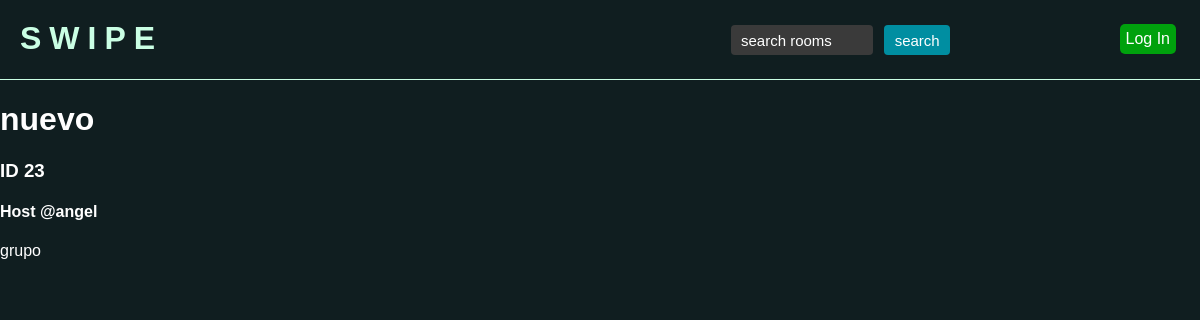
Before: /room/23/ with the older database file.
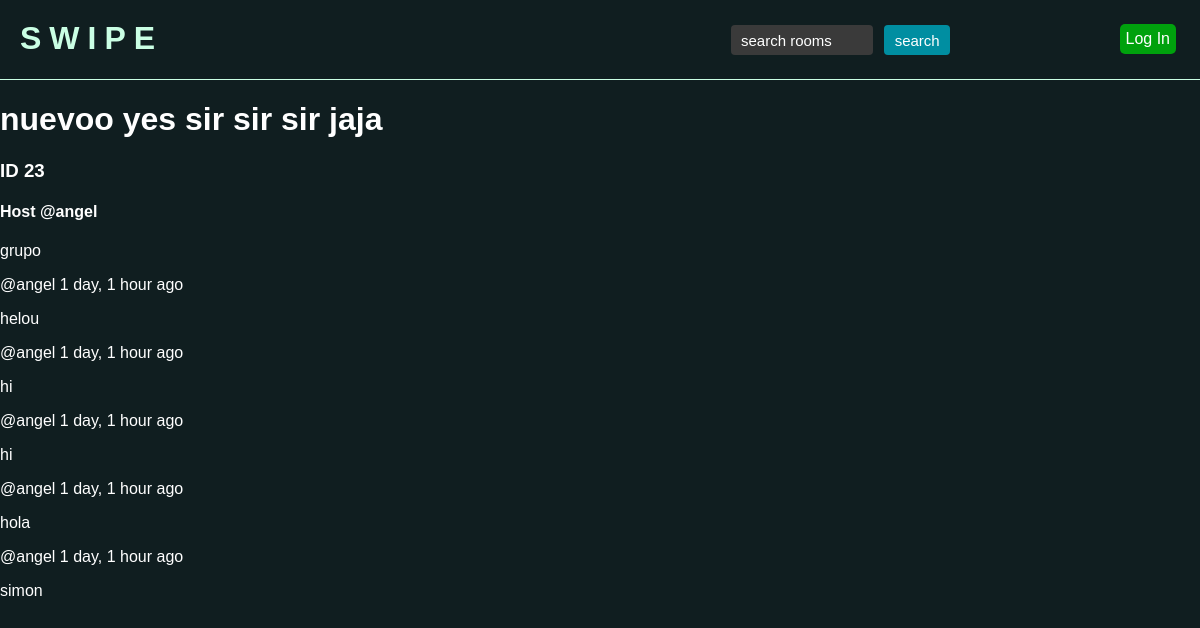
After: the same page with the newer database file.
### base/models.py (models this page shows, shortened)
class Room(models.Model):
    host = models.ForeignKey(User, on_delete=models.SET_NULL, null=True)
    name = models.CharField(max_length=150)
    description = models.TextField(null=True, blank=True)
    updated = models.DateTimeField(auto_now=True)
    created = models.DateTimeField(auto_now_add= True)
    class Meta:
        ordering = ['-updated', '-created'] # sort rooms

class Message(models.Model):
    user = models.ForeignKey(User, on_delete=models.CASCADE)
    room = models.ForeignKey(Room, on_delete=models.CASCADE)
    body = models.TextField()
    updated = models.DateTimeField(auto_now=True)
    created = models.DateTimeField(auto_now_add=True)

### base/views.py (the view, shortened to what this page needs)
# urls.py: path('room/<str:pk>/', views.room, name='room'),
def room(request, pk): # pass in the pk parameter of a room (id)
    room = Room.objects.get(id=pk) # get a specific room from the database
    room_messages = room.message_set.all().order_by('-created') # get all messages on this room
    context = {'room': room, 'room_messages': room_messages}
    return render(request, 'base/room.html', context)

### base/templates/base/room.html (shortened to what this page needs)
{% extends 'main.html' %}
{% block content %}
<h1>{{room.name}}</h1>
<h3>ID {{room.id}}</h3>
<h4>Host @{{room.host.username}}</h4>
<p>{{room.description}}</p>
<div>
    {% for message in room_messages %}
        <div>
            <p>@{{message.user}} {{message.created|timesince}} ago</p>
            <p>{{message.body}}</p>
        </div>
    {% endfor %}
</div>
{% endblock content %}

### templates/main.html (shortened to what this page needs)
<!DOCTYPE html>
{% load static %}
<html lang="en">
<head>
    <link rel="stylesheet" type="text/css" media="screen" href="{% static 'styles/main.css' %}">
    <link rel="stylesheet" type="text/css" media="screen" href="{% static 'styles/navbar.css' %}">
</head>
<body>
    {% include 'navbar.html' %}
    {% block content %}
    {% endblock content %}
</body>
</html>

### templates/navbar.html
<div class="navbarContainer">
<a class="logoContainer" href="/">
    <h1 class="logo">SWIPE</h1>
</a>
<form  class="searchContainer" method="GET" action="{% url 'home' %}">
    <input class="search" type="text" name="q" placeholder="search rooms"/>
    <input class="searchButton"type="submit" value="search">
</form>
{% if request.user.is_authenticated %}
<p class="username">{{request.user.username}}</p>
<a class="logout" href="{% url 'logout' %}">Log Out</a>
{% else %}
<a class = "login" href="{% url 'login' %}">Log In</a>
{% endif %}
</div>

### base/static/styles/main.css (style rules this page uses)
body, html { margin: 0; padding: 0; }
* { box-sizing: border-box; border: none; font-family: 'Trebuchet MS', 'Lucida Sans Unicode', 'Lucida Grande', 'Lucida Sans', Arial, sans-serif; color: white; background-color: rgb(16, 30, 32); }
a:link { text-decoration: none; }

### base/static/styles/navbar.css (style rules this page uses)
.logo, .searchContainer, .search { width: fit-content; margin:0 ; display:block; color:rgb(202, 255, 228); }
.logo { letter-spacing: 8px; }
.logoContainer { width: fit-content; margin:20px; display:block; position: absolute; }
.searchContainer { position: absolute; margin: 25px; margin-right: 250px; right: 0; }
.search { height: 30px; font-size: 15px; border-radius: 4px; width: 65%; background-color: rgb(58, 58, 58); padding: 0 10px; }
::placeholder { color: white; }
.searchButton { height: 30px; font-size: 15px; border-radius: 4px; background-color: rgb(0, 142, 161); width: 30%; position: absolute; top: 0; right: 0; transition: 0.15s; }
.login, .logout { position: absolute; transition: 0.15s; margin: 24px; padding: 6px; border-radius: 5px; right: 0; color: white; }
.login { background-color: rgb(0, 161, 13); }
.navbarContainer { width: 100%; height: 80px; position:sticky; top: 0; border-bottom: 1px solid rgb(202, 255, 228); }

Changed rows visible on the page:
changed Room "grupo": name "nuevo" → "nuevoo yes sir sir sir jaja"
added Message: user "angel", created "1 day, 1 hour", body "helou"
added Message: user "angel", created "1 day, 1 hour", body "hi"
added Message: user "angel", created "1 day, 1 hour", body "hi"
added Message: user "angel", created "1 day, 1 hour", body "hola"
added Message: user "angel", created "1 day, 1 hour", body "simon"
